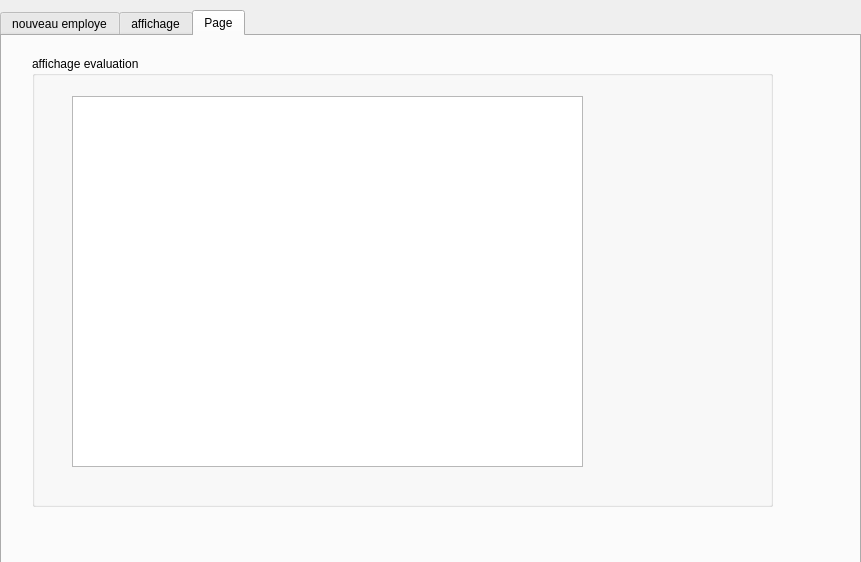
<?xml version="1.0" encoding="UTF-8"?>
<ui version="4.0">
 <class>employes</class>
 <widget class="QDialog" name="employes">
  <property name="geometry">
   <rect>
    <x>0</x>
    <y>0</y>
    <width>861</width>
    <height>562</height>
   </rect>
  </property>
  <property name="windowTitle">
   <string>Dialog</string>
  </property>
  <widget class="QTabWidget" name="tabWidget">
   <property name="geometry">
    <rect>
     <x>0</x>
     <y>10</y>
     <width>861</width>
     <height>561</height>
    </rect>
   </property>
   <property name="currentIndex">
    <number>2</number>
   </property>
   <widget class="QWidget" name="tab">
    <attribute name="title">
     <string>nouveau employe</string>
    </attribute>
    <widget class="QGroupBox" name="groupBox_2">
     <property name="geometry">
      <rect>
       <x>20</x>
       <y>20</y>
       <width>491</width>
       <height>481</height>
      </rect>
     </property>
     <property name="title">
      <string>ajouter</string>
     </property>
     <widget class="QLabel" name="label_2">
      <property name="geometry">
       <rect>
        <x>140</x>
        <y>40</y>
        <width>56</width>
        <height>16</height>
       </rect>
      </property>
      <property name="text">
       <string>ide</string>
      </property>
     </widget>
     <widget class="QLabel" name="label_3">
      <property name="geometry">
       <rect>
        <x>30</x>
        <y>110</y>
        <width>56</width>
        <height>16</height>
       </rect>
      </property>
      <property name="text">
       <string>Nome</string>
      </property>
     </widget>
     <widget class="QLabel" name="label_4">
      <property name="geometry">
       <rect>
        <x>20</x>
        <y>180</y>
        <width>56</width>
        <height>16</height>
       </rect>
      </property>
      <property name="text">
       <string>Prenome</string>
      </property>
     </widget>
     <widget class="QLabel" name="label_5">
      <property name="geometry">
       <rect>
        <x>20</x>
        <y>250</y>
        <width>56</width>
        <height>16</height>
       </rect>
      </property>
      <property name="text">
       <string>adressee</string>
      </property>
     </widget>
     <widget class="QLabel" name="label_6">
      <property name="geometry">
       <rect>
        <x>20</x>
        <y>310</y>
        <width>56</width>
        <height>31</height>
       </rect>
      </property>
      <property name="text">
       <string>numtel </string>
      </property>
     </widget>
     <widget class="QLabel" name="label_7">
      <property name="geometry">
       <rect>
        <x>20</x>
        <y>390</y>
        <width>56</width>
        <height>16</height>
       </rect>
      </property>
      <property name="text">
       <string>emaile</string>
      </property>
     </widget>
     <widget class="QLabel" name="label_8">
      <property name="geometry">
       <rect>
        <x>240</x>
        <y>110</y>
        <width>56</width>
        <height>16</height>
       </rect>
      </property>
      <property name="text">
       <string>Role</string>
      </property>
     </widget>
     <widget class="QLabel" name="label_9">
      <property name="geometry">
       <rect>
        <x>240</x>
        <y>190</y>
        <width>71</width>
        <height>16</height>
       </rect>
      </property>
      <property name="text">
       <string>Numagence</string>
      </property>
     </widget>
     <widget class="QPushButton" name="pushButton_ajouter">
      <property name="geometry">
       <rect>
        <x>190</x>
        <y>440</y>
        <width>93</width>
        <height>28</height>
       </rect>
      </property>
      <property name="text">
       <string>ajouter</string>
      </property>
     </widget>
     <widget class="QLineEdit" name="lineEdit_nom">
      <property name="geometry">
       <rect>
        <x>80</x>
        <y>110</y>
        <width>113</width>
        <height>22</height>
       </rect>
      </property>
     </widget>
     <widget class="QLineEdit" name="lineEdit_prenom">
      <property name="geometry">
       <rect>
        <x>80</x>
        <y>180</y>
        <width>113</width>
        <height>22</height>
       </rect>
      </property>
     </widget>
     <widget class="QLineEdit" name="lineEdit_email">
      <property name="geometry">
       <rect>
        <x>80</x>
        <y>390</y>
        <width>113</width>
        <height>22</height>
       </rect>
      </property>
     </widget>
     <widget class="QLineEdit" name="lineEdit_role">
      <property name="geometry">
       <rect>
        <x>340</x>
        <y>110</y>
        <width>113</width>
        <height>22</height>
       </rect>
      </property>
     </widget>
     <widget class="QLineEdit" name="lineEdit_agence">
      <property name="geometry">
       <rect>
        <x>330</x>
        <y>190</y>
        <width>113</width>
        <height>22</height>
       </rect>
      </property>
     </widget>
     <widget class="QLineEdit" name="lineEdit_adresse">
      <property name="geometry">
       <rect>
        <x>80</x>
        <y>250</y>
        <width>113</width>
        <height>22</height>
       </rect>
      </property>
     </widget>
     <widget class="QLineEdit" name="lineEdit_tel">
      <property name="geometry">
       <rect>
        <x>80</x>
        <y>320</y>
        <width>113</width>
        <height>22</height>
       </rect>
      </property>
     </widget>
     <widget class="QLineEdit" name="lineEdit_ID">
      <property name="geometry">
       <rect>
        <x>190</x>
        <y>40</y>
        <width>113</width>
        <height>22</height>
       </rect>
      </property>
     </widget>
     <widget class="QLineEdit" name="ajoutnom">
      <property name="geometry">
       <rect>
        <x>330</x>
        <y>250</y>
        <width>111</width>
        <height>21</height>
       </rect>
      </property>
     </widget>
     <widget class="QLineEdit" name="ajoutmdp">
      <property name="geometry">
       <rect>
        <x>330</x>
        <y>320</y>
        <width>111</width>
        <height>21</height>
       </rect>
      </property>
     </widget>
     <widget class="QLabel" name="label_11">
      <property name="geometry">
       <rect>
        <x>210</x>
        <y>250</y>
        <width>111</width>
        <height>20</height>
       </rect>
      </property>
      <property name="text">
       <string>nom utilisateur</string>
      </property>
     </widget>
     <widget class="QLabel" name="label_12">
      <property name="geometry">
       <rect>
        <x>270</x>
        <y>320</y>
        <width>41</width>
        <height>16</height>
       </rect>
      </property>
      <property name="text">
       <string>mdp</string>
      </property>
     </widget>
     <widget class="QPushButton" name="pushButton_modifier">
      <property name="geometry">
       <rect>
        <x>330</x>
        <y>440</y>
        <width>93</width>
        <height>28</height>
       </rect>
      </property>
      <property name="text">
       <string>modifier</string>
      </property>
     </widget>
    </widget>
    <widget class="QGroupBox" name="groupBox_3">
     <property name="geometry">
      <rect>
       <x>520</x>
       <y>30</y>
       <width>321</width>
       <height>481</height>
      </rect>
     </property>
     <property name="title">
      <string>modifier</string>
     </property>
     <widget class="QComboBox" name="comboBox_2">
      <property name="geometry">
       <rect>
        <x>110</x>
        <y>120</y>
        <width>73</width>
        <height>22</height>
       </rect>
      </property>
     </widget>
     <widget class="QLabel" name="label_13">
      <property name="geometry">
       <rect>
        <x>100</x>
        <y>60</y>
        <width>131</width>
        <height>16</height>
       </rect>
      </property>
      <property name="text">
       <string>choisir l'id a modifier</string>
      </property>
     </widget>
     <widget class="QPushButton" name="pushButton_afficher">
      <property name="geometry">
       <rect>
        <x>110</x>
        <y>170</y>
        <width>93</width>
        <height>28</height>
       </rect>
      </property>
      <property name="text">
       <string>afficher</string>
      </property>
     </widget>
     <widget class="QPushButton" name="pushButton_valider">
      <property name="geometry">
       <rect>
        <x>110</x>
        <y>220</y>
        <width>93</width>
        <height>28</height>
       </rect>
      </property>
      <property name="text">
       <string>valider</string>
      </property>
     </widget>
    </widget>
   </widget>
   <widget class="QWidget" name="tab_2">
    <attribute name="title">
     <string>affichage</string>
    </attribute>
    <widget class="QTableView" name="tableView">
     <property name="geometry">
      <rect>
       <x>330</x>
       <y>30</y>
       <width>501</width>
       <height>471</height>
      </rect>
     </property>
    </widget>
    <widget class="QGroupBox" name="groupBox">
     <property name="geometry">
      <rect>
       <x>20</x>
       <y>20</y>
       <width>181</width>
       <height>171</height>
      </rect>
     </property>
     <property name="title">
      <string>suppression </string>
     </property>
     <widget class="QComboBox" name="comboBox">
      <property name="geometry">
       <rect>
        <x>40</x>
        <y>80</y>
        <width>73</width>
        <height>22</height>
       </rect>
      </property>
     </widget>
     <widget class="QLabel" name="label">
      <property name="geometry">
       <rect>
        <x>30</x>
        <y>40</y>
        <width>121</width>
        <height>16</height>
       </rect>
      </property>
      <property name="text">
       <string>ID a supprimer</string>
      </property>
     </widget>
     <widget class="QPushButton" name="pushButton_supprimer">
      <property name="geometry">
       <rect>
        <x>30</x>
        <y>130</y>
        <width>93</width>
        <height>28</height>
       </rect>
      </property>
      <property name="text">
       <string>supprimer</string>
      </property>
     </widget>
    </widget>
    <widget class="QLabel" name="label_10">
     <property name="geometry">
      <rect>
       <x>30</x>
       <y>350</y>
       <width>171</width>
       <height>151</height>
      </rect>
     </property>
     <property name="text">
      <string/>
     </property>
     <property name="pixmap">
      <pixmap>:/2.1.png</pixmap>
     </property>
     <property name="scaledContents">
      <bool>true</bool>
     </property>
    </widget>
    <widget class="QPushButton" name="tri_id">
     <property name="geometry">
      <rect>
       <x>30</x>
       <y>200</y>
       <width>93</width>
       <height>28</height>
      </rect>
     </property>
     <property name="text">
      <string>tri par id</string>
     </property>
    </widget>
    <widget class="QPushButton" name="tri_nom">
     <property name="geometry">
      <rect>
       <x>30</x>
       <y>240</y>
       <width>93</width>
       <height>28</height>
      </rect>
     </property>
     <property name="text">
      <string>tri par nom </string>
     </property>
    </widget>
    <widget class="QLineEdit" name="lineEdit_RECH">
     <property name="geometry">
      <rect>
       <x>30</x>
       <y>310</y>
       <width>113</width>
       <height>22</height>
      </rect>
     </property>
     <property name="text">
      <string>recherche</string>
     </property>
    </widget>
    <widget class="QPushButton" name="pushButton_historique">
     <property name="geometry">
      <rect>
       <x>20</x>
       <y>370</y>
       <width>93</width>
       <height>28</height>
      </rect>
     </property>
     <property name="text">
      <string>historique</string>
     </property>
    </widget>
   </widget>
   <widget class="QWidget" name="tab_3">
    <attribute name="title">
     <string>Page</string>
    </attribute>
    <widget class="QGroupBox" name="groupBox_4">
     <property name="geometry">
      <rect>
       <x>30</x>
       <y>20</y>
       <width>741</width>
       <height>451</height>
      </rect>
     </property>
     <property name="title">
      <string>affichage evaluation </string>
     </property>
     <widget class="QTableView" name="tableView_2">
      <property name="geometry">
       <rect>
        <x>40</x>
        <y>40</y>
        <width>511</width>
        <height>371</height>
       </rect>
      </property>
     </widget>
    </widget>
   </widget>
  </widget>
 </widget>
 <resources/>
 <connections/>
</ui>
